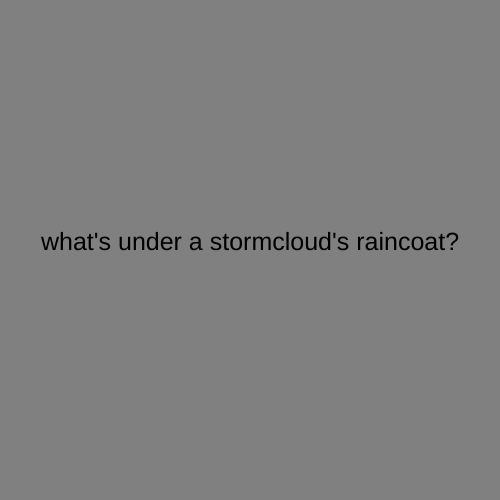
Frame 1 (no input)
Frame 60 (no input): identical to frame 1, image omitted
Frame 120 (the mouse pressed at the canvas centre since frame 60): identical to frame 1, image omitted

The p5.js sketch that drew this single still picture (run headless with seeded random() and noise() and a simulated clock; from frame 60 on, the mouse is pressed at the canvas centre):

// p5.js sketch
// ── sketch.js
let myState = 0;


function setup() {
  createCanvas(500, 500);
  textAlign(CENTER);
}

function draw() {

  switch (myState) {
    case 0:
    background('grey');
    fill('black');
    textSize(25);
    text("what's under a stormcloud's raincoat?", width/2, height/2);
    break;

    case 1:
    background('yellow');
    fill('black');
    textSize(48);
    text("thunderwear.", width/2, height/2);
    break;

  }

}


function mouseReleased() {
  myState = (myState + 1) % 2;
}
